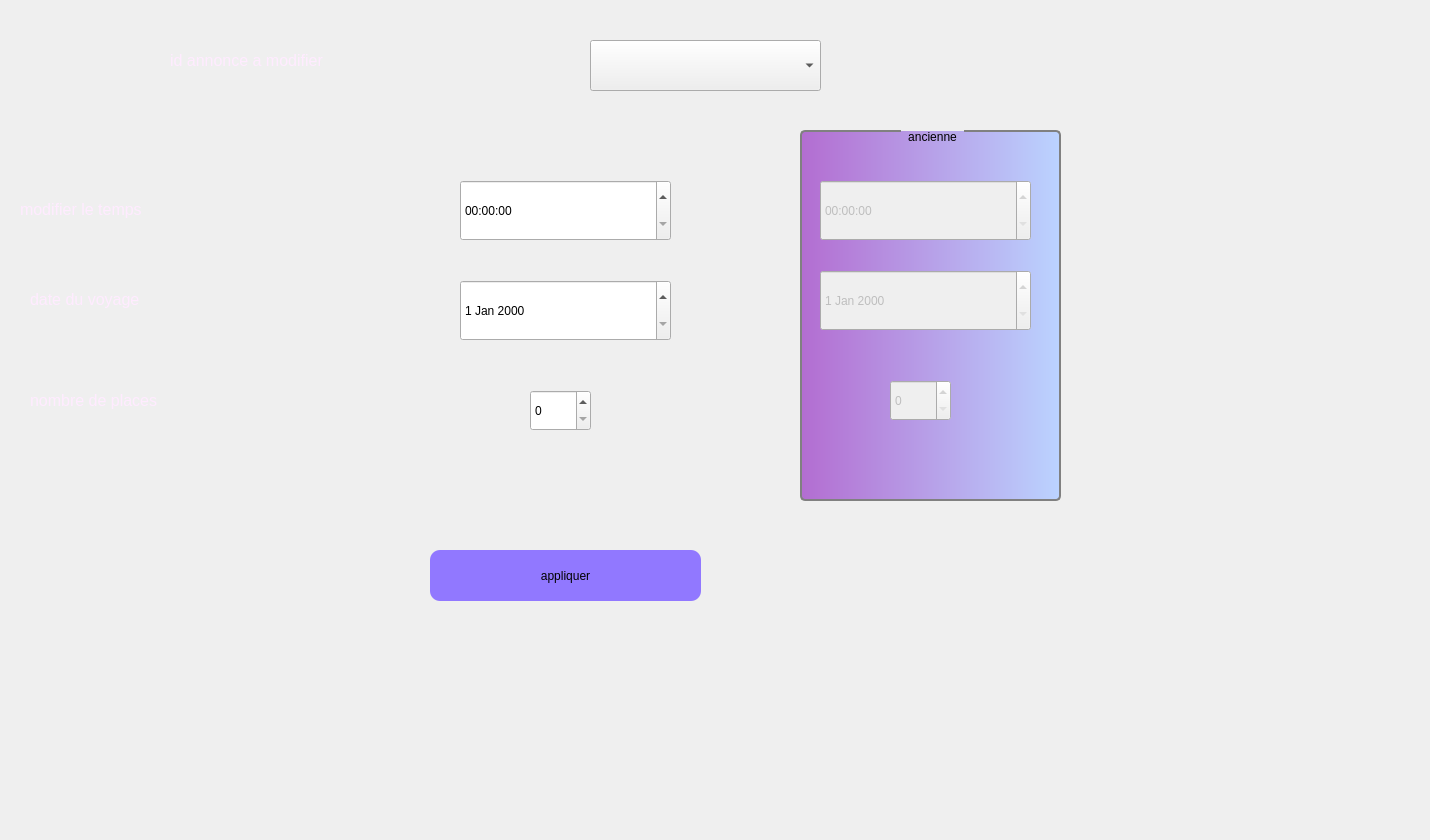
      <widget class="QWidget" name="tab_6">
       <attribute name="title">
        <string>modifier</string>
       </attribute>
       <widget class="QLabel" name="label_26">
        <property name="geometry">
         <rect>
          <x>170</x>
          <y>40</y>
          <width>381</width>
          <height>41</height>
         </rect>
        </property>
        <property name="palette">
         <palette>
          <active>
           <colorrole role="WindowText">
            <brush brushstyle="SolidPattern">
             <color alpha="255">
              <red>255</red>
              <green>235</green>
              <blue>255</blue>
             </color>
            </brush>
           </colorrole>
          </active>
          <inactive>
           <colorrole role="WindowText">
            <brush brushstyle="SolidPattern">
             <color alpha="255">
              <red>255</red>
              <green>235</green>
              <blue>255</blue>
             </color>
            </brush>
           </colorrole>
          </inactive>
          <disabled>
           <colorrole role="WindowText">
            <brush brushstyle="SolidPattern">
             <color alpha="255">
              <red>120</red>
              <green>120</green>
              <blue>120</blue>
             </color>
            </brush>
           </colorrole>
          </disabled>
         </palette>
        </property>
        <property name="text">
         <string>&lt;html&gt;&lt;head/&gt;&lt;body&gt;&lt;p&gt;&lt;span style=&quot; font-size:12pt;&quot;&gt;id annonce a modifier&lt;/span&gt;&lt;/p&gt;&lt;/body&gt;&lt;/html&gt;</string>
        </property>
       </widget>
       <widget class="QLabel" name="label_27">
        <property name="geometry">
         <rect>
          <x>20</x>
          <y>189</y>
          <width>291</width>
          <height>41</height>
         </rect>
        </property>
        <property name="palette">
         <palette>
          <active>
           <colorrole role="WindowText">
            <brush brushstyle="SolidPattern">
             <color alpha="255">
              <red>255</red>
              <green>235</green>
              <blue>255</blue>
             </color>
            </brush>
           </colorrole>
          </active>
          <inactive>
           <colorrole role="WindowText">
            <brush brushstyle="SolidPattern">
             <color alpha="255">
              <red>255</red>
              <green>235</green>
              <blue>255</blue>
             </color>
            </brush>
           </colorrole>
          </inactive>
          <disabled>
           <colorrole role="WindowText">
            <brush brushstyle="SolidPattern">
             <color alpha="255">
              <red>120</red>
              <green>120</green>
              <blue>120</blue>
             </color>
            </brush>
           </colorrole>
          </disabled>
         </palette>
        </property>
        <property name="text">
         <string>&lt;html&gt;&lt;head/&gt;&lt;body&gt;&lt;p&gt;&lt;span style=&quot; font-size:12pt;&quot;&gt;modifier le temps&lt;/span&gt;&lt;/p&gt;&lt;/body&gt;&lt;/html&gt;</string>
        </property>
       </widget>
       <widget class="QPushButton" name="appliquerannonce">
        <property name="geometry">
         <rect>
          <x>430</x>
          <y>550</y>
          <width>271</width>
          <height>51</height>
         </rect>
        </property>
        <property name="cursor">
         <cursorShape>PointingHandCursor</cursorShape>
        </property>
        <property name="styleSheet">
         <string notr="true">background-color: rgb(0, 0, 255);
background-color: rgb(145, 120, 255);
border-radius: 10px;</string>
        </property>
        <property name="text">
         <string>appliquer</string>
        </property>
       </widget>
       <widget class="QTimeEdit" name="timeEditmodan">
        <property name="geometry">
         <rect>
          <x>460</x>
          <y>180</y>
          <width>211</width>
          <height>61</height>
         </rect>
        </property>
       </widget>
       <widget class="QLabel" name="label_46">
        <property name="geometry">
         <rect>
          <x>30</x>
          <y>279</y>
          <width>251</width>
          <height>41</height>
         </rect>
        </property>
        <property name="palette">
         <palette>
          <active>
           <colorrole role="WindowText">
            <brush brushstyle="SolidPattern">
             <color alpha="255">
              <red>255</red>
              <green>235</green>
              <blue>255</blue>
             </color>
            </brush>
           </colorrole>
           <colorrole role="Button">
            <brush brushstyle="SolidPattern">
             <color alpha="255">
              <red>255</red>
              <green>235</green>
              <blue>255</blue>
             </color>
            </brush>
           </colorrole>
           <colorrole role="Light">
            <brush brushstyle="SolidPattern">
             <color alpha="255">
              <red>255</red>
              <green>255</green>
              <blue>255</blue>
             </color>
            </brush>
           </colorrole>
           <colorrole role="Midlight">
            <brush brushstyle="SolidPattern">
             <color alpha="255">
              <red>255</red>
              <green>245</green>
              <blue>255</blue>
             </color>
            </brush>
           </colorrole>
           <colorrole role="Dark">
            <brush brushstyle="SolidPattern">
             <color alpha="255">
              <red>127</red>
              <green>117</green>
              <blue>127</blue>
             </color>
            </brush>
           </colorrole>
           <colorrole role="Mid">
            <brush brushstyle="SolidPattern">
             <color alpha="255">
              <red>170</red>
              <green>157</green>
              <blue>170</blue>
             </color>
            </brush>
           </colorrole>
           <colorrole role="Text">
            <brush brushstyle="SolidPattern">
             <color alpha="255">
              <red>0</red>
              <green>0</green>
              <blue>0</blue>
             </color>
            </brush>
           </colorrole>
           <colorrole role="BrightText">
            <brush brushstyle="SolidPattern">
             <color alpha="255">
              <red>255</red>
              <green>255</green>
              <blue>255</blue>
             </color>
            </brush>
           </colorrole>
           <colorrole role="ButtonText">
            <brush brushstyle="SolidPattern">
             <color alpha="255">
              <red>0</red>
              <green>0</green>
              <blue>0</blue>
             </color>
            </brush>
           </colorrole>
           <colorrole role="Base">
            <brush brushstyle="SolidPattern">
             <color alpha="255">
              <red>255</red>
              <green>255</green>
              <blue>255</blue>
             </color>
            </brush>
           </colorrole>
           <colorrole role="Window">
            <brush brushstyle="SolidPattern">
             <color alpha="255">
              <red>255</red>
              <green>235</green>
              <blue>255</blue>
             </color>
            </brush>
           </colorrole>
           <colorrole role="Shadow">
            <brush brushstyle="SolidPattern">
             <color alpha="255">
              <red>0</red>
              <green>0</green>
              <blue>0</blue>
             </color>
            </brush>
           </colorrole>
           <colorrole role="AlternateBase">
            <brush brushstyle="SolidPattern">
             <color alpha="255">
              <red>255</red>
              <green>245</green>
              <blue>255</blue>
             </color>
            </brush>
           </colorrole>
           <colorrole role="ToolTipBase">
            <brush brushstyle="SolidPattern">
             <color alpha="255">
              <red>255</red>
              <green>255</green>
              <blue>220</blue>
             </color>
            </brush>
           </colorrole>
           <colorrole role="ToolTipText">
            <brush brushstyle="SolidPattern">
             <color alpha="255">
              <red>0</red>
              <green>0</green>
              <blue>0</blue>
             </color>
            </brush>
           </colorrole>
           <colorrole role="PlaceholderText">
            <brush brushstyle="SolidPattern">
             <color alpha="128">
              <red>0</red>
              <green>0</green>
              <blue>0</blue>
             </color>
            </brush>
           </colorrole>
          </active>
          <inactive>
           <colorrole role="WindowText">
            <brush brushstyle="SolidPattern">
             <color alpha="255">
              <red>255</red>
              <green>235</green>
              <blue>255</blue>
             </color>
            </brush>
           </colorrole>
           <colorrole role="Button">
            <brush brushstyle="SolidPattern">
             <color alpha="255">
              <red>255</red>
              <green>235</green>
              <blue>255</blue>
             </color>
            </brush>
           </colorrole>
           <colorrole role="Light">
            <brush brushstyle="SolidPattern">
             <color alpha="255">
              <red>255</red>
              <green>255</green>
              <blue>255</blue>
             </color>
            </brush>
           </colorrole>
           <colorrole role="Midlight">
            <brush brushstyle="SolidPattern">
             <color alpha="255">
              <red>255</red>
              <green>245</green>
              <blue>255</blue>
             </color>
            </brush>
           </colorrole>
           <colorrole role="Dark">
            <brush brushstyle="SolidPattern">
             <color alpha="255">
              <red>127</red>
              <green>117</green>
              <blue>127</blue>
             </color>
            </brush>
           </colorrole>
           <colorrole role="Mid">
            <brush brushstyle="SolidPattern">
             <color alpha="255">
              <red>170</red>
              <green>157</green>
              <blue>170</blue>
             </color>
            </brush>
           </colorrole>
           <colorrole role="Text">
            <brush brushstyle="SolidPattern">
             <color alpha="255">
              <red>0</red>
              <green>0</green>
              <blue>0</blue>
             </color>
            </brush>
           </colorrole>
           <colorrole role="BrightText">
            <brush brushstyle="SolidPattern">
             <color alpha="255">
              <red>255</red>
              <green>255</green>
              <blue>255</blue>
             </color>
            </brush>
           </colorrole>
           <colorrole role="ButtonText">
            <brush brushstyle="SolidPattern">
             <color alpha="255">
              <red>0</red>
              <green>0</green>
              <blue>0</blue>
             </color>
            </brush>
           </colorrole>
           <colorrole role="Base">
            <brush brushstyle="SolidPattern">
             <color alpha="255">
              <red>255</red>
              <green>255</green>
              <blue>255</blue>
             </color>
            </brush>
           </colorrole>
           <colorrole role="Window">
            <brush brushstyle="SolidPattern">
             <color alpha="255">
              <red>255</red>
              <green>235</green>
              <blue>255</blue>
             </color>
            </brush>
           </colorrole>
           <colorrole role="Shadow">
            <brush brushstyle="SolidPattern">
             <color alpha="255">
              <red>0</red>
              <green>0</green>
              <blue>0</blue>
             </color>
            </brush>
           </colorrole>
           <colorrole role="AlternateBase">
            <brush brushstyle="SolidPattern">
             <color alpha="255">
              <red>255</red>
              <green>245</green>
              <blue>255</blue>
             </color>
            </brush>
           </colorrole>
           <colorrole role="ToolTipBase">
            <brush brushstyle="SolidPattern">
             <color alpha="255">
              <red>255</red>
              <green>255</green>
              <blue>220</blue>
             </color>
            </brush>
           </colorrole>
           <colorrole role="ToolTipText">
            <brush brushstyle="SolidPattern">
             <color alpha="255">
              <red>0</red>
              <green>0</green>
              <blue>0</blue>
             </color>
            </brush>
           </colorrole>
           <colorrole role="PlaceholderText">
            <brush brushstyle="SolidPattern">
             <color alpha="128">
              <red>0</red>
              <green>0</green>
              <blue>0</blue>
             </color>
            </brush>
           </colorrole>
          </inactive>
          <disabled>
           <colorrole role="WindowText">
            <brush brushstyle="SolidPattern">
             <color alpha="255">
              <red>127</red>
              <green>117</green>
              <blue>127</blue>
             </color>
            </brush>
           </colorrole>
           <colorrole role="Button">
            <brush brushstyle="SolidPattern">
             <color alpha="255">
              <red>255</red>
              <green>235</green>
              <blue>255</blue>
             </color>
            </brush>
           </colorrole>
           <colorrole role="Light">
            <brush brushstyle="SolidPattern">
             <color alpha="255">
              <red>255</red>
              <green>255</green>
              <blue>255</blue>
             </color>
            </brush>
           </colorrole>
           <colorrole role="Midlight">
            <brush brushstyle="SolidPattern">
             <color alpha="255">
              <red>255</red>
              <green>245</green>
              <blue>255</blue>
             </color>
            </brush>
           </colorrole>
           <colorrole role="Dark">
            <brush brushstyle="SolidPattern">
             <color alpha="255">
              <red>127</red>
              <green>117</green>
              <blue>127</blue>
             </color>
            </brush>
           </colorrole>
           <colorrole role="Mid">
            <brush brushstyle="SolidPattern">
             <color alpha="255">
              <red>170</red>
              <green>157</green>
              <blue>170</blue>
             </color>
            </brush>
           </colorrole>
           <colorrole role="Text">
            <brush brushstyle="SolidPattern">
             <color alpha="255">
              <red>127</red>
              <green>117</green>
              <blue>127</blue>
             </color>
            </brush>
           </colorrole>
           <colorrole role="BrightText">
            <brush brushstyle="SolidPattern">
             <color alpha="255">
              <red>255</red>
              <green>255</green>
              <blue>255</blue>
             </color>
            </brush>
           </colorrole>
           <colorrole role="ButtonText">
            <brush brushstyle="SolidPattern">
             <color alpha="255">
              <red>127</red>
              <green>117</green>
              <blue>127</blue>
             </color>
            </brush>
           </colorrole>
           <colorrole role="Base">
            <brush brushstyle="SolidPattern">
             <color alpha="255">
              <red>255</red>
              <green>235</green>
              <blue>255</blue>
             </color>
            </brush>
           </colorrole>
           <colorrole role="Window">
            <brush brushstyle="SolidPattern">
             <color alpha="255">
              <red>255</red>
              <green>235</green>
              <blue>255</blue>
             </color>
            </brush>
           </colorrole>
           <colorrole role="Shadow">
            <brush brushstyle="SolidPattern">
             <color alpha="255">
              <red>0</red>
              <green>0</green>
              <blue>0</blue>
             </color>
            </brush>
           </colorrole>
           <colorrole role="AlternateBase">
            <brush brushstyle="SolidPattern">
             <color alpha="255">
              <red>255</red>
              <green>235</green>
              <blue>255</blue>
             </color>
            </brush>
           </colorrole>
           <colorrole role="ToolTipBase">
            <brush brushstyle="SolidPattern">
             <color alpha="255">
              <red>255</red>
              <green>255</green>
              <blue>220</blue>
             </color>
            </brush>
           </colorrole>
           <colorrole role="ToolTipText">
            <brush brushstyle="SolidPattern">
             <color alpha="255">
              <red>0</red>
              <green>0</green>
              <blue>0</blue>
             </color>
            </brush>
           </colorrole>
           <colorrole role="PlaceholderText">
            <brush brushstyle="SolidPattern">
             <color alpha="128">
              <red>0</red>
              <green>0</green>
              <blue>0</blue>
             </color>
            </brush>
           </colorrole>
          </disabled>
         </palette>
        </property>
        <property name="text">
         <string>&lt;html&gt;&lt;head/&gt;&lt;body&gt;&lt;p&gt;&lt;span style=&quot; font-size:12pt;&quot;&gt;date du voyage&lt;/span&gt;&lt;/p&gt;&lt;/body&gt;&lt;/html&gt;</string>
        </property>
       </widget>
       <widget class="QDateEdit" name="datemodan">
        <property name="geometry">
         <rect>
          <x>460</x>
          <y>280</y>
          <width>211</width>
          <height>61</height>
         </rect>
        </property>
       </widget>
       <widget class="QSpinBox" name="nbplacemodan">
        <property name="geometry">
         <rect>
          <x>530</x>
          <y>390</y>
          <width>61</width>
          <height>41</height>
         </rect>
        </property>
        <property name="maximum">
         <number>120</number>
        </property>
       </widget>
       <widget class="QLabel" name="label_36">
        <property name="geometry">
         <rect>
          <x>-20</x>
          <y>0</y>
          <width>1421</width>
          <height>831</height>
         </rect>
        </property>
        <property name="text">
         <string/>
        </property>
        <property name="pixmap">
         <pixmap>../images/bg.v1.jpg</pixmap>
        </property>
       </widget>
       <widget class="QLabel" name="label_83">
        <property name="geometry">
         <rect>
          <x>30</x>
          <y>380</y>
          <width>241</width>
          <height>41</height>
         </rect>
        </property>
        <property name="palette">
         <palette>
          <active>
           <colorrole role="WindowText">
            <brush brushstyle="SolidPattern">
             <color alpha="255">
              <red>255</red>
              <green>235</green>
              <blue>255</blue>
             </color>
            </brush>
           </colorrole>
          </active>
          <inactive>
           <colorrole role="WindowText">
            <brush brushstyle="SolidPattern">
             <color alpha="255">
              <red>255</red>
              <green>235</green>
              <blue>255</blue>
             </color>
            </brush>
           </colorrole>
          </inactive>
          <disabled>
           <colorrole role="WindowText">
            <brush brushstyle="SolidPattern">
             <color alpha="255">
              <red>120</red>
              <green>120</green>
              <blue>120</blue>
             </color>
            </brush>
           </colorrole>
          </disabled>
         </palette>
        </property>
        <property name="text">
         <string>&lt;html&gt;&lt;head/&gt;&lt;body&gt;&lt;p&gt;&lt;span style=&quot; font-size:12pt;&quot;&gt;nombre de places &lt;/span&gt;&lt;/p&gt;&lt;/body&gt;&lt;/html&gt;</string>
        </property>
       </widget>
       <widget class="QComboBox" name="comboBoxmodan">
        <property name="geometry">
         <rect>
          <x>590</x>
          <y>40</y>
          <width>231</width>
          <height>51</height>
         </rect>
        </property>
       </widget>
       <widget class="QGroupBox" name="groupBoxan">
        <property name="geometry">
         <rect>
          <x>800</x>
          <y>130</y>
          <width>261</width>
          <height>371</height>
         </rect>
        </property>
        <property name="styleSheet">
         <string notr="true">QGroupBox {
    	background-color: qlineargradient(spread:pad, x1:0, y1:0, x2:1, y2:0, stop:0 rgba(179, 109, 209, 255), stop:1 rgba(187, 211, 255, 255));
    border: 2px solid gray;
    border-radius: 5px;
    margin-top: 1ex; /* leave space at the top for the title */
}

QGroupBox::title {
    subcontrol-origin: margin;
    subcontrol-position: top center; /* position at the top center */
    padding: 0 5px;
    background-color: qlineargradient(x1: 0, y1: 0, x2: 0, y2: 1,
                                      stop: 0 #FF0ECE, stop: 1 #FFFFFF);
}</string>
        </property>
        <property name="title">
         <string>ancienne</string>
        </property>
        <widget class="QTimeEdit" name="timeEditmod_2an">
         <property name="enabled">
          <bool>false</bool>
         </property>
         <property name="geometry">
          <rect>
           <x>20</x>
           <y>50</y>
           <width>211</width>
           <height>61</height>
          </rect>
         </property>
        </widget>
        <widget class="QDateEdit" name="datemod_2an">
         <property name="enabled">
          <bool>false</bool>
         </property>
         <property name="geometry">
          <rect>
           <x>20</x>
           <y>140</y>
           <width>211</width>
           <height>61</height>
          </rect>
         </property>
        </widget>
        <widget class="QSpinBox" name="nbplacemod_2an">
         <property name="enabled">
          <bool>false</bool>
         </property>
         <property name="geometry">
          <rect>
           <x>90</x>
           <y>250</y>
           <width>61</width>
           <height>41</height>
          </rect>
         </property>
         <property name="maximum">
          <number>120</number>
         </property>
        </widget>
       </widget>
       <zorder>label_36</zorder>
       <zorder>label_26</zorder>
       <zorder>label_27</zorder>
       <zorder>appliquerannonce</zorder>
       <zorder>timeEditmodan</zorder>
       <zorder>label_46</zorder>
       <zorder>datemodan</zorder>
       <zorder>nbplacemodan</zorder>
       <zorder>label_83</zorder>
       <zorder>comboBoxmodan</zorder>
       <zorder>groupBoxan</zorder>
      </widget>
